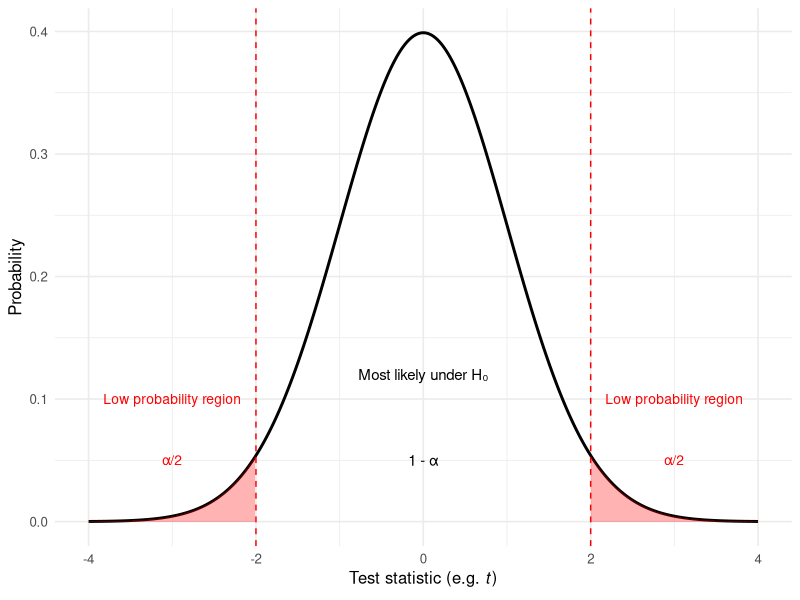
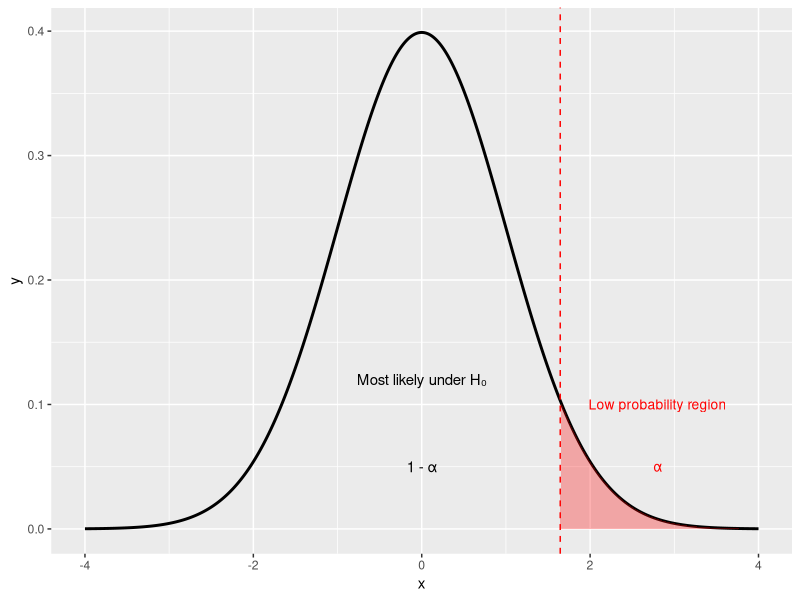

R code for these plots, in order:
## ---- chunk 1
#| echo: false
#| fig-height: 3.5
#| fig-width: 7
#| message: false
#| warning: false
library(tidyverse)

# Create data
df <- tibble(
  x = seq(-4, 4, 0.01),
  y = dnorm(x)
)

# Define cutoff
crit <- 2

# Plot
df |>
  ggplot(aes(x, y)) +
  geom_line(linewidth = 1) +
  geom_area(
    data = filter(df, x < -crit),
    aes(y = y),
    fill = "red", alpha = 0.3
  ) +
  geom_area(
    data = filter(df, x > crit),
    aes(y = y),
    fill = "red", alpha = 0.3
  ) +
  geom_vline(xintercept = c(-crit, crit), linetype = "dashed", colour = "red") +
  
  # region labels
  annotate("text", x = 0, y = 0.12, label = "Most likely under H₀", size = 3.8) +
  annotate("text", x = 0, y = 0.05, label = "1 - α", size = 3.8) +

  # tails
  annotate("text", x =  3, y = 0.1, label = "Low probability region", colour = "red", size = 3.5) +
  annotate("text", x = -3, y = 0.1, label = "Low probability region", colour = "red", size = 3.5) +
  annotate("text", x =  3, y = 0.05, label = "α/2", colour = "red", size = 3.5) +
  annotate("text", x = -3, y = 0.05, label = "α/2", colour = "red", size = 3.5) +
  
  labs(
    x = expression("Test statistic (e.g. "*italic(t)*")"),
    y = "Probability"
  ) +
  theme_minimal(base_size = 12)

## ---- chunk 2
#| echo: false
#| fig-height: 3.5
#| fig-width: 7
#| message: false
#| warning: false
library(tidyverse)

# Create data
df <- tibble(
  x = seq(-4, 4, 0.01),
  y = dnorm(x)
)

# Define one-tailed cutoff
crit <- 1.645  # corresponds to p = 0.05 for one-tailed test

# Plot
df |>
  ggplot(aes(x, y)) +
  geom_line(linewidth = 1) +
  geom_area(
    data = filter(df, x > crit),
    aes(y = y),
    fill = "red", alpha = 0.3
  ) +
  geom_vline(xintercept = crit, linetype = "dashed", colour = "red") +
  
  # region labels
  annotate("text", x = 0, y = 0.12, label = "Most likely under H₀", size = 3.8) +
  annotate("text", x = 0, y = 0.05, label = "1 - α", size = 3.8) +

  # tail labels
  annotate("text", x = 2.8, y = 0.1, label = "Low probability region", colour = "red", size = 3.5) +
  annotate("text", x = 2.8, y = 0.05, label = "α", colour = "red", size = 3.5)

  
  labs(
    x = expression("Test statistic (e.g. "*italic(t)*")"),
    y = "Probability"
  ) +
  theme_minimal(base_size = 12)
